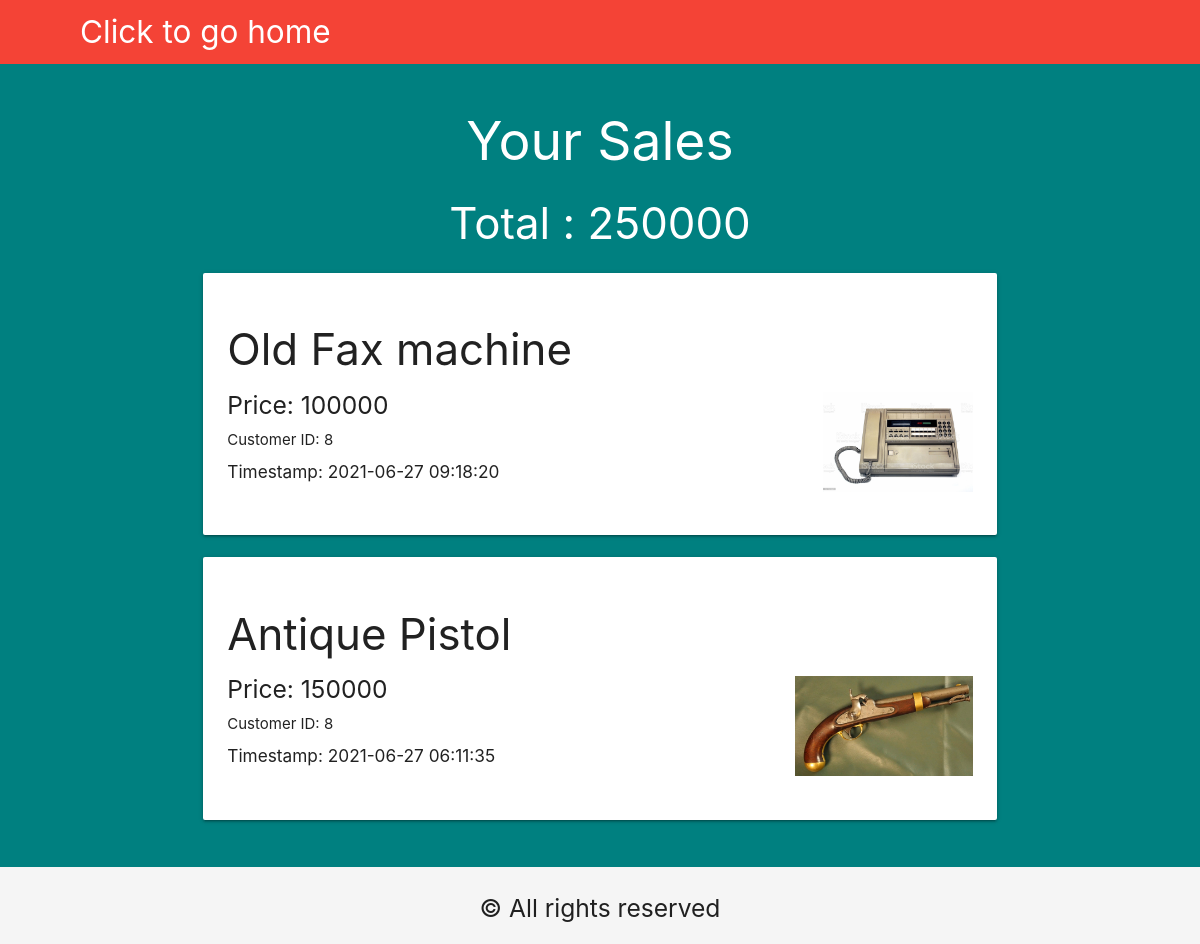
Screenshot of /seller/view_all_sales.php (signed in) with the database file from the repository.
### tables this page shows
CREATE TABLE `transactions` (
  `cust_id` int(5) NOT NULL,
  `seller_id` int(5) NOT NULL,
  `timestamp` timestamp NOT NULL DEFAULT current_timestamp(),
  `trans_id` int(10) NOT NULL,
  `product_id` int(5) NOT NULL,
  `Total` int(11) NOT NULL
);

### seller/view_all_sales.php (the view, shortened to what this page needs)
<?php
    include("../templates/database_conn.php");
    $sid=$_SESSION['SELLER_ID'];
    $sql2="SELECT * FROM `transactions` where `seller_id`='$sid' order by `timestamp` desc";
    $res2=mysqli_query($con,$sql2);
    $row2 =mysqli_fetch_all($res2, MYSQLI_ASSOC);
    $totalsales=0;
    foreach($row2 as $p){
        $totalsales+=$p['Total'];
    }
?>
<!DOCTYPE html>
<html lang="en">
<head>
    <link rel="stylesheet" href="../templates/stylesheet.css">
    <link rel="stylesheet" href="https://cdnjs.cloudflare.com/ajax/libs/materialize/1.0.0/css/materialize.min.css">
</head>
<body class="grey lighten-4" >
<nav class="red z-depth-0" style="padding-right: 30px;padding-left: 80px;">
		<div>
			<a href="sellerpage.php" class="brand-logo brand-text hide-on-med-and-down">Click to go home</a>
        </div>
</nav>
<div class="blackbgbg">
<div class="container">
    <section>
    <div class="row">
    <h2 class="white-text" style="text-align:center;">Your Sales</h2>
    <h3 class="white-text" style="text-align:center;">Total : <?php echo $totalsales;?></h3>
<?php foreach($row2 as $p){ ?>
            <div class="col s12 md6">
  				    <div class="card">
                        <div class="card-content">
                            <?php
                            $k=$p['product_id'];
                                $sql3="Select * from product where product_id='$k'";
                                $res3=mysqli_query($con,$sql3);
                                $row3=mysqli_fetch_array($res3,MYSQLI_ASSOC);
                            ?>
                          <h3><?php print_r($row3['product_name']); ?></h3>
                          <img class="right" src="<?php print_r($row3['product_img']); ?>" height="100px">
                        <div>
                          <h5>Price: <?php echo $p['Total'];?></h5>
                          <h7>Customer ID: <?php echo $p['cust_id'];?></h7>
                          <h6>Timestamp: <?php echo $p['timestamp'];?></h6>
                          <br>
                          </div>
                        </div>
                    </div>
            </div>
        <?php
    } ?>
    </div>
</div>
</div>
<section class="footer">
        <div class="container textcenter">
            <h5>© All rights reserved<br>
        </div>
</section>

### templates/stylesheet.css (style rules this page uses)
.container { width: 80%; margin: 0 auto; border: none; padding: 1%; }
.textcenter { text-align: center; }
.blackbgbg { background-color: teal; }

### rows the page displays
transactions: value "Old Fax machine", Total "100000", cust "8", timestamp "2021-06-27 09:18:20"
transactions: value "Antique Pistol", Total "150000", cust "8", timestamp "2021-06-27 06:11:35"

### other values shown
$totalsales "250000"
